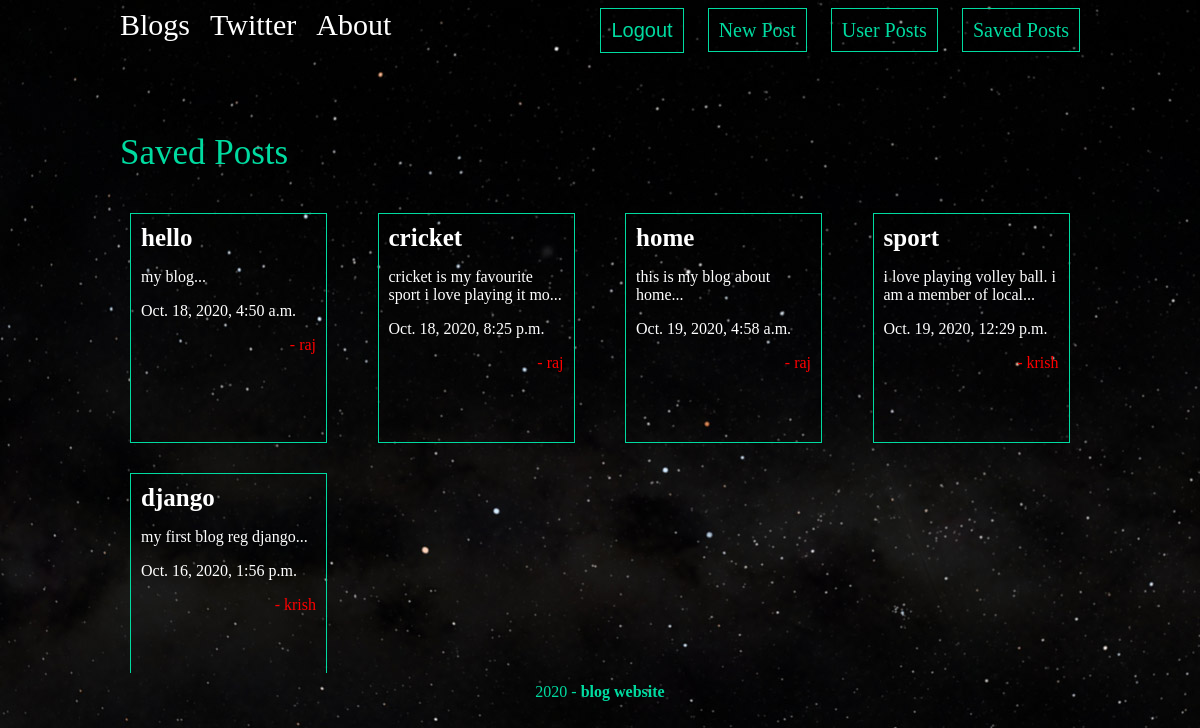
The app's page /Posts/saved/ (signed in) with its own data.
### posts/models.py (models this page shows, shortened)
class Post(models.Model):
    title = models.CharField(max_length=100)
    body = models.TextField()
    date = models.DateTimeField(auto_now_add=True)
    thumb = models.ImageField(default="default.jpg",blank=True)
    author = models.ForeignKey(User,default=None,on_delete=models.CASCADE)
    def snippet(self):
        return self.body[:50] + '...'

### posts/views.py (the view)
@login_required(login_url="/accounts/Login/")
def saved_post(request):
    saved_post = SavePost.objects.filter(user=request.user)
    posts = []
    for post in saved_post:
        posts.append(Post.objects.get(title=post.title))
    return render(request,'posts/saved_post.html', {'posts': posts})

### posts/templates/posts/saved_post.html
{% extends 'base_layout.html' %}
{% block contents %}
    <h1>Saved Posts</h1>
    <div class="savedpost">
        {% for post in posts%}
        <div class="post">
            <h3><a href="{% url 'posts:saved' name=post.title %}">{{post.title}}</a></h3>
            <p>{{post.snippet}}</p>
            <p>{{post.date}}</p>
            <p class="author">- {{post.author}}</p>
        </div>
        {% endfor %}
    </div>
{% endblock %}

### assets/css.css (style rules this page uses)
body { background-image:url(bg.jpg); color:#fff; }
h1,h2,h3,h4,h5 { font-weight:normal; margin:0; }
a,a:hover,a:visited { color:#fff; text-decoration:none; }
div.wrapper h1 { margin:30px auto; font-size:35px; color: #00dba0; }
.recent-post,.post { padding:10px; width: 175px; height:200px; border: 1px solid #00dba0; position:relative; padding-bottom:18px; }
.recent-post h3,.post h3 { font-size:25px; font-weight:bold; }
.userpost,.savedpost { display:grid; padding: 10px 20px 20px 10px; width:100%; height:440px; overflow:scroll; grid-template-columns: 1fr 1fr 1fr 1fr; grid-gap:30px; float:left; }
.author { text-align:right; color:red; }

### records on screen
Post: title "hello", snippet "my blog...", date "Oct. 18, 2020, 4:50 a.m.", author "raj"
Post: title "cricket", snippet "cricket is my favourite sport i love playing it mo...", date "Oct. 18, 2020, 8:25 p.m.", author "raj"
Post: title "home", snippet "this is my blog about home...", date "Oct. 19, 2020, 4:58 a.m.", author "raj"
Post: title "sport", snippet "i love playing volley ball. i am a member of local...", date "Oct. 19, 2020, 12:29 p.m.", author "krish"
Post: title "django", snippet "my first blog reg django...", date "Oct. 16, 2020, 1:56 p.m.", author "krish"
